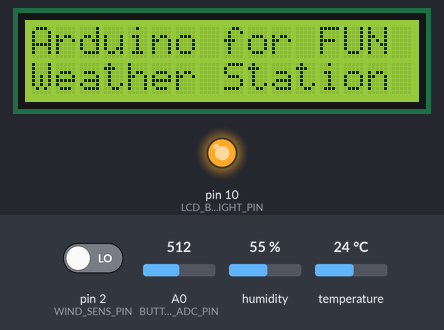
A sketch run on a simulated Arduino Uno, built with avr-gcc and run on an emulated ATmega328P. On the bench: 16×2 character LCD, output pins drawn as LEDs (lit = HIGH). The test bench sets the inputs (shaded band); at power-on: A0 (BUTTON_ADC_PIN) = 512, temperature 24 °C, pin 2 (WIND_SENS_PIN) LOW, humidity 55 %.

Above: at 1.2 s.
1.3 s: A0 (BUTTON_ADC_PIN) set to 416
3.2 s: A0 (BUTTON_ADC_PIN) set to 386
At 5.4 s:
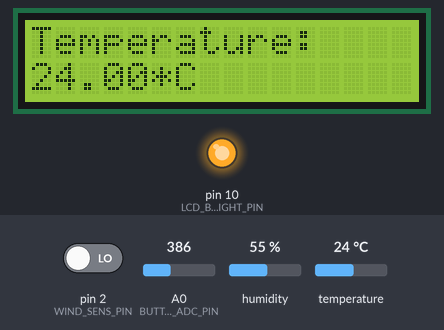
9.2 s: temperature set to 1 °C
At 10.9 s:
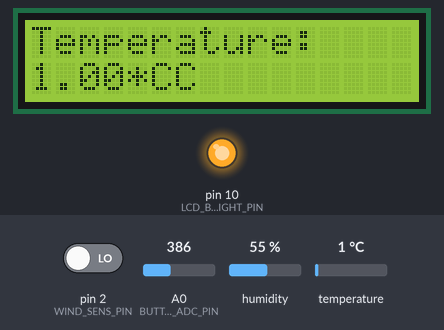
12.5 s: A0 (BUTTON_ADC_PIN) set to 716
At 16.3 s:
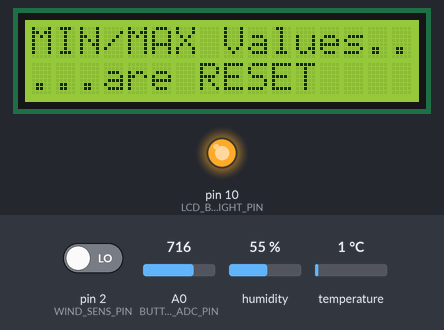
17.0 s: A0 (BUTTON_ADC_PIN) set to 556
18.5 s: A0 (BUTTON_ADC_PIN) set to 533
At 19.6 s:
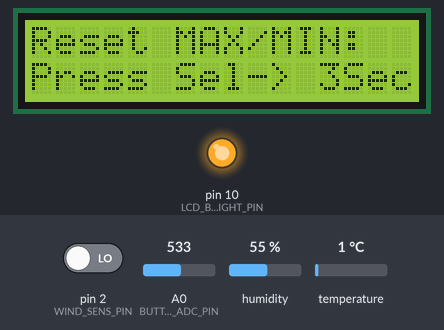
Timing chart, 0 to 21.0 s (numbered marks = the images above; inputs shaded):
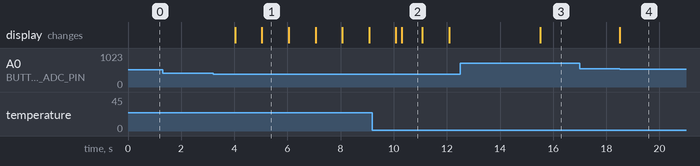

The sketch:

Weather_Station.ino
```cpp
/*
 **********************************
 *** Program by M. Wittemann*******
 ****Projekt started November 2015*
 **********************************
 *
--------------------------------------------------------------------------------------
  Pinout & Description
--------------------------------------------------------------------------------------
                                      +-----+
         +----[PWR]-------------------| USB |--+
         |                            +-----+  |
         |         GND/RST2  [ ][ ]            |
         |       MOSI2/SCK2  [ ][ ]  A5/SCL[ ] |   C5
         |          5V/MISO2 [ ][ ]  A4/SDA[ ] |   C4
         |                             AREF[ ] |
         |                              GND[ ] |
         | [ ]N/C                    SCK/13[ ] |   B5
         | [ ]v.ref                 MISO/12[ ] |   .
         | [ ]RST                   MOSI/11[ ]~|   .
         | [ ]3V3    +---+               10[ ]~|   .
         | [ ]5v     | A |                9[ ]~|   .
         | [ ]GND   -| R |-               8[ ] |   B0
         | [ ]GND   -| D |-                    |
         | [ ]Vin   -| U |-               7[ ] |   D7
         |          -| I |-               6[ ]~|   .
         | [ ]A0    -| N |-               5[ ]~|   .
         | [ ]A1    -| O |-               4[ ] |   .
         | [ ]A2     +---+           INT1/3[ ]~|   .
         | [ ]A3                     INT0/2[ ] |   .
         | [ ]A4/SDA  RST SCK MISO     TX>1[ ] |   .
         | [ ]A5/SCL  [ ] [ ] [ ]      RX<0[ ] |   D0
         |            [ ] [ ] [ ]              |
         |  UNO_R3    GND MOSI 5V  ____________/
          \_______________________/

Pin description:

 --digital Pins--:
 0: Left open for USB connection to PC
 1: Left open for USB connection to PC
 2: Int0 for Windrad
 3: TEMP_SENS_PIN
 4: LCD-DB4
 5: LCD-DB5
 6: LCD-DB6
 7: LCD-DB7
 8: LCD-RS
 9: LCD-Enable
10: LCD-Backlight
11: SoftSerial Rx for BT
12: SoftSerial Tx for BT
13:

 --analog pins--:
 A0: LCD_Buttons
 A1:
 A2:
 A3:
 A4:
 A5:

 ADC voltages for the 5 buttons on analog input pin A0:

    RIGHT:  0.00V :     0 @ 10 bit
    UP:     0.71V :   145 @ 10 bit
    DOWN:   1.61V :   330 @ 10 bit
    LEFT:   2.47V :   506 @ 10 bit
    SELECT: 3.62V :   742 @ 10 bit


/*--------------------------------------------------------------------------------------
  Includes
--------------------------------------------------------------------------------------*/
#include <LiquidCrystal.h>
#include "DHT.h"
#include <SoftwareSerial.h>

/*--------------------------------------------------------------------------------------
  Init the LCD library with the LCD pins to be used, DHT sesor and serial
--------------------------------------------------------------------------------------*/
LiquidCrystal lcd(8, 9, 4, 5, 6, 7);

DHT dht(3, DHT11); // Initialize DHT sensor. first parameter is the pin, second is the model

SoftwareSerial mySerial(11, 12); // Initialize SoftSerial Pins 11=RX, 12=TX

/*--------------------------------------------------------------------------------------
  Defines
--------------------------------------------------------------------------------------*/
//PINS:
#define BUTTON_ADC_PIN            A0  // A0 is the button ADC input
#define LCD_BACKLIGHT_PIN         10  // D10 controls LCD backlight

#define WIND_SENS_PIN             2   // INTO to measure Wind speed
#define TEMP_SENS_PIN             3   // D3 to read data from DHT11

//for Key switch function
#define btnRIGHT  0
#define btnUP     1
#define btnDOWN   2
#define btnLEFT   3
#define btnSELECT 4
#define btnNONE   5

// for LCD Menu Array size
#define LCD_ROWS 5
#define LCD_COLLUMS 3


/*--------------------------------------------------------------------------------------
  global Variables
--------------------------------------------------------------------------------------*/

// For Buttons
int adc_key_in  = 0;

//for Anemometer
const float windFactor = 2.4; //Factor = 2,4 km/h per RPM
const int measureTime = 3;
volatile unsigned int windCounter = 0;
float windSpeed = 0.0;
volatile unsigned long alteZeit=0;


int PinState = 0;         // current state of the Windpin
int lastPinState = 0;     // previous state of the Windpin


int lcd_menu_change = 1234;  //  To check for menu changes, intialize with a value thats not possible the first time arround

float max_temp =0, min_temp = 100;  //for min/max temparature, Set min value to 100 for first compare with actual value
float max_humidity = 0, min_humidity = 1000;    //for min/max humidity, set min value to 100 for first compare with actual value
float max_wind_value =0;  // to store max wind value

float temp_value = 0;    // actual tempereate value
float humidity_value =0; // actual humidity value

//--LCD Menu--

int row, collum = 0;    // to count the state in the menu matrix
int MENU [LCD_ROWS][LCD_COLLUMS] = {{00, 01, 02},{10,11,12},{20,21,22},{30,31,32},{40,41,42}};   // 5 rows and 3 collums for this application, set as defines above, defines for the menues maybe in the future
int last_lcd_key = 1234;    // initialize to impossible value for the first compare
unsigned long oldMenutime = 0;   // to "debouce" button presses to not go to the menues to quick
unsigned long oldbtnSELECTtime =0;  // to calculate the 3 seconds time to delete the strored values
boolean firstpress = true;   // to detect the start of a delete attempt
int menu_state;   // the current state of the menu to be displayed

//--BT Communication

unsigned long oldBTtime = 0; // to check for the 3 seconds timeslot to send BT data
byte sendCmd = 1;   // to send out one value at a time

/*--------------------------------------------------------------------------------------
  Functions
--------------------------------------------------------------------------------------*/

void get_max_min_temp(float temp)  // Store maximum and minumum temparture values ever
{
 if(temp > max_temp)
   {
    max_temp = temp; // Save the biggest temerature value
   }
  if(min_temp > temp)
   {
    min_temp = temp; // Save the biggest temerature value
   }
}

void get_max_min_humidity(float humidity)  // Store maximum and minumum temparture values ever
{
 if(humidity > max_humidity)
   {
    max_humidity = humidity; // Save the biggest temerature value
   }
  if(min_humidity > humidity)
   {
    min_humidity = humidity; // Save the biggest temerature value
   }
}

void get_max_wind(float wind)   // Store maximum wind speed ever
{
 if(wind > max_wind_value)
   {
    max_wind_value = wind; // Save the biggest temerature value
   }
}

void read_WIND_Speed()            // read Wind counts via GPIO and calculate Wind Speed
{
  PinState = digitalRead(WIND_SENS_PIN);    // read the pushbutton input pin

  if (PinState != lastPinState)     // compare the pinState to its previous state
  {
    if (PinState == HIGH)    // the it went from low to HIGH
    {
      windCounter++;    // if the state has changed, increment the counter
    }
   else   // if the current state is LOW then the button wend from on to off:
   {
    // Do nothing
   }
    delay(20);  // Delay a little bit to avoid bouncing
  }
  lastPinState = PinState; // save the current state as the last state,for next time through the loop

 int messZeit = 1000 * measureTime;          // Measurement window for the calulation of the Reed contact
 if((millis() - alteZeit) >= messZeit)      // only if measurement time is reached calculate a new value
 {
    windSpeed = (float)windCounter / measureTime * windFactor;
    alteZeit = millis(); // remember last time arround
    windCounter = 0;   //reset Wind Counter for next measurement
 }

}

int read_LCD_buttons()    // read the buttons
{
    adc_key_in = analogRead(BUTTON_ADC_PIN);       // read the value from the sensor

    // buttons  are centered at these values: 0, 145, 330, 506, 742
    // add approx 50 to those values and check to see if we are close

    if (adc_key_in > 1000)   // We make this the 1st option for speed reasons since it will be the most likely result
    {
      return btnNONE;
    }
    if (adc_key_in < 50)
    {
      return btnRIGHT;
    }
    if (adc_key_in < 200)
    {
      return btnUP;
    }
    if (adc_key_in < 400)
    {
      return btnDOWN;
    }
    if (adc_key_in < 550)
    {
      return btnLEFT;
    }
    if (adc_key_in < 800)
    {
      return btnSELECT;
    }
    return btnNONE;                // when all others fail, return this.
}

void readButtons()
{
 int lcd_key = 0;
 unsigned long MenuTime=1000;       // wait for 1 sec before read the next botton press
 lcd_key = read_LCD_buttons();         // read the buttons

  switch (lcd_key)  // Button Menue to set the values in the LCD Array
  {
       case btnRIGHT:
       {
        if((millis() - oldMenutime) >= MenuTime)              // only if the 1 second wait is over switch to the next menu
        {
         collum++;
         oldMenutime = millis(); // remember last time arround
        }
        if(collum > 2)
        {
         collum = 0;  // Avoid overflow...
        }
        if(row == 4)  //...and in the special case of the delete menu dont go right with a button press
        {
          collum = 0;
        }
        break;
       }
       case btnLEFT:
       {
        if((millis() - oldMenutime) >= MenuTime)              // only if the 1 second wait is over switch to the next menu
        {
         collum--;
         oldMenutime = millis(); // remember last time arround
        }
        if(collum < 0)
        {
         collum = 0;
        }
       break;
       }
       case btnUP:
       {
        if((millis() - oldMenutime) >= MenuTime)              // only if the 1 second wait is over switch to the next menu
        {
         row--;
         collum = 0; //If up down is pressed in Sub Menu go to main menu
         oldMenutime = millis(); // remember last time arround
        }
        if(row < 0)
        {
          row = 4;
        }
        break;
       }
       case btnDOWN:
       {
        if((millis() - oldMenutime) >= MenuTime)              // only if the 1 second wait is over switch to the next menu
        {
         row++;
         collum = 0; //If up down is pressed in Sub Menu go to main menu
         oldMenutime = millis(); // remember last time arround
        }
        if(row > 4)
        {
          row=0;
        }
        break;
       }
       case btnSELECT:
       {
        if(firstpress == true)
        {
         oldbtnSELECTtime = millis(); // Save last time here
         firstpress = false;
        }
        if(((millis() - oldbtnSELECTtime) >= 3000) && (menu_state == 40))             // Delete values only if button is pressed for 3 seconds and we are in the delete menu
        {
         //delete min/Max values here
         max_temp =0;
         min_temp =100;
         max_humidity = 0;
         min_humidity = 1000;
         max_wind_value =0;
         oldbtnSELECTtime = millis(); // Save last time here
         firstpress = true;   // set firstpress for next go arround
         collum++;  // show confirmation screen
        }
        break;
       }
       case btnNONE:
       {
        firstpress = true;  // set firstpress for delete with select key if the botton was not pressed for 3 seconds
       }
   }
}

void showMenu()
{
  menu_state = MENU [row][collum];
        //Serial.println("Menu:");
        //Serial.println(menu_state);
  switch(menu_state)
  {
    case 00:
    {
    if(menu_state != lcd_menu_change)
     {
      clearLCD();
      lcd_menu_change = menu_state;
     }
      lcd.setCursor(0,0);             // set the LCD cursor   position
      lcd.print("Arduino for FUN");
      lcd.setCursor(0,1);             // move to the begining of the second line
      lcd.print("Weather Station");
     break;
    }
    case 01:
    {
     if(menu_state != lcd_menu_change)
     {
      clearLCD();
      lcd_menu_change = menu_state;
     }
     lcd.setCursor(0,0);             // set the LCD cursor   position
     lcd.print("Control: ");
     lcd.setCursor(0,1);             // move to the begining of the second line
     lcd.print("UP DOWN <- ->");
     break;
    }
    case 02:
    {
     if(menu_state != lcd_menu_change)
     {
      clearLCD();
      lcd_menu_change = menu_state;
     }
     lcd.setCursor(0,0);             // set the LCD cursor   position
     lcd.print("By M.Wittemann");
     lcd.setCursor(0,1);             // move to the begining of the second line
     lcd.print("Rev. 1.3");
     break;
    }
    case 10:
    {
     if(menu_state != lcd_menu_change)
     {
      clearLCD();
      lcd_menu_change = menu_state;
     }
     lcd.setCursor(0,0);             // set the LCD cursor   position
     lcd.print("Wind Speed:");
     lcd.setCursor(0,1);             // move to the begining of the second line
     lcd.print(windSpeed);
     lcd.print(" km/h");
     break;
    }
    case 11:
    {
     if(menu_state != lcd_menu_change)
     {
      clearLCD();
      lcd_menu_change = menu_state;
     }
     lcd.setCursor(0,0);             // set the LCD cursor   position
     lcd.print("Max Wind Speed:");
     lcd.setCursor(0,1);             // move to the begining of the second line
     lcd.print(max_wind_value);
     lcd.print(" km/h");
     break;
    }
    case 12:
    {
     if(menu_state != lcd_menu_change)
     {
     /* clearLCD();
      lcd_menu_change = menu_state;*/
     }
     collum--;
     break;
    }
    case 20:
    {
     if(menu_state != lcd_menu_change)
     {
      clearLCD();
      lcd_menu_change = menu_state;
     }
     lcd.setCursor(0,0);             // set the LCD cursor   position
     lcd.print("Temperature:");
     lcd.setCursor(0,1);             // move to the begining of the second line
     lcd.print(temp_value);
     lcd.print("*C");
     break;
    }
    case 21:
    {
     if(menu_state != lcd_menu_change)
     {
      clearLCD();
      lcd_menu_change = menu_state;
     }
     lcd.setCursor(0,0);             // set the LCD cursor   position
     lcd.print("MAX Temperature:");
     lcd.setCursor(0,1);             // move to the begining of the second line
     lcd.print(max_temp);
     lcd.print("*C");
     break;
    }
    case 22:
    {
     if(menu_state != lcd_menu_change)
     {
      clearLCD();
      lcd_menu_change = menu_state;
     }
     lcd.setCursor(0,0);             // set the LCD cursor   position
     lcd.print("MIN Temperature:");
     lcd.setCursor(0,1);             // move to the begining of the second line
     lcd.print(min_temp);
     lcd.print("*C");
     break;
    }
    case 30:
    {
     if(menu_state != lcd_menu_change)
     {
      clearLCD();
      lcd_menu_change = menu_state;
     }
     lcd.setCursor(0,0);             // set the LCD cursor   position
     lcd.print("Humidity:");
     lcd.setCursor(0,1);             // move to the begining of the second line
     lcd.print(humidity_value);
     lcd.print("%");
     break;
    }
    case 31:
    {
     if(menu_state != lcd_menu_change)
     {
      clearLCD();
      lcd_menu_change = menu_state;
     }
     lcd.setCursor(0,0);             // set the LCD cursor   position
     lcd.print("MAX Humidity:");
     lcd.setCursor(0,1);             // move to the begining of the second line
     lcd.print(max_humidity);               //Min max noch berechnen
     lcd.print("%");
     break;
    }
    case 32:
    {
     if(menu_state != lcd_menu_change)
     {
      clearLCD();
      lcd_menu_change = menu_state;
     }
     lcd.setCursor(0,0);             // set the LCD cursor   position
     lcd.print("MIN Humidity:");
     lcd.setCursor(0,1);             // move to the begining of the second line
     lcd.print(min_humidity);               //Min max noch berechnen
     lcd.print("%");
     break;
    }
    case 40:
    {
     if(menu_state != lcd_menu_change)
     {
      clearLCD();
      lcd_menu_change = menu_state;
     }
     lcd.setCursor(0,0);             // set the LCD cursor   position
     lcd.print("Reset MAX/MIN:");
     lcd.setCursor(0,1);             // move to the begining of the second line
     lcd.print("Press Sel-> 3Sec");               //Min max noch berechnen
     break;
    }
    case 41:
    {
     if(menu_state != lcd_menu_change)
     {
      clearLCD();
      lcd_menu_change = menu_state;
     }
     lcd.setCursor(0,0);             // set the LCD cursor   position
     lcd.print("MIN/MAX Values...");
     lcd.setCursor(0,1);             // move to the begining of the second line
     lcd.print("...are RESET");               //Min max noch berechnen
     break;
    }
    case 42:
    {
     if(menu_state != lcd_menu_change)
     {
     /* clearLCD();
      lcd_menu_change = menu_state;*/
     }
     collum--;
     break;
    }
    default:
    {
     //Do nothing
    }
  }
}

void clearLCD()      // Clear the LCD
{
 lcd.setCursor(0,0);             // set the LCD cursor   position
 lcd.print("                ");
 lcd.setCursor(0,1);             // set the LCD cursor   position
 lcd.print("                ");
}

void BTcomm()   // for BT communication
{
 byte cmd = 0;       // store received data
 int flag = 0;        // make sure that you return the state only once
 unsigned long BTsendTime = 500 ;

 if(mySerial.available() > 0)  //if some data is sent, read it and save it in the state variable
 {
  cmd = mySerial.read();
  flag=0;
 }
 if (cmd == 'e')  // if the command is "e" then erase all values
 {
   max_temp =0;
   min_temp =100;
   max_humidity = 0;
   min_humidity = 1000;
   max_wind_value =0;
 }

  if((millis() - oldBTtime) > BTsendTime)  // Send out one value after the other every 0.5 second
  {
   if(sendCmd == 1)
   {
    mySerial.write(1);
    mySerial.println(windSpeed);
    sendCmd = 2;
    delay(100);
   }
   else if(sendCmd == 2)
   {
    mySerial.write(2);
    mySerial.println(max_wind_value);
    sendCmd = 3;
    delay(100);
   }
   else if(sendCmd == 3)
   {
    mySerial.write(3);
    mySerial.println(temp_value);
    sendCmd = 4;
    delay(100);
   }
   else if(sendCmd == 4)
   {
    mySerial.write(4);
    mySerial.println(max_temp);
    sendCmd = 5;
    delay(100);
   }
   else if(sendCmd == 5)
   {
    mySerial.write(5);
    mySerial.println(min_temp);
    sendCmd = 6;
    delay(100);
   }
   else if(sendCmd == 6)
   {
    mySerial.write(6);
    mySerial.println(humidity_value);
    sendCmd = 7;
    delay(100);
   }
   else if(sendCmd == 7)
   {
    mySerial.write(7);
    mySerial.println(max_humidity);
    sendCmd = 8;
    delay(100);
   }
   else if(sendCmd == 8)
   {
    mySerial.write(8);
    mySerial.println(min_humidity);
    sendCmd = 1;
    delay(100);
   }
   oldBTtime = millis();
  }

}
/*--------------------------------------------------------------------------------------
  setup()
  Called by the Arduino framework once, before the main loop begins
--------------------------------------------------------------------------------------*/

void setup() {

   lcd.begin(16, 2);   // set up the LCD's number of columns and rows and start the library

   dht.begin();   // Setup the Temperaute and humidity sensor

   Serial.begin(9600);   // Setup the serial debug connection

   pinMode(LCD_BACKLIGHT_PIN,OUTPUT);
   digitalWrite(LCD_BACKLIGHT_PIN,HIGH);
   pinMode(WIND_SENS_PIN, INPUT);

   mySerial.begin(115200);
}

/*--------------------------------------------------------------------------------------
  Arduino main loop
--------------------------------------------------------------------------------------*/
void loop()
{
/*--------------------------------------------------------------------------------------
  local Variables
--------------------------------------------------------------------------------------*/

//--------------Function calls------------------------------------

   temp_value = dht.readTemperature(); //read Temparature value from sensor
   humidity_value = dht.readHumidity(); //read humidity value from sensor
   read_WIND_Speed();                   // read wind speed from GPIO Pin
       //read_WIND_Speed_INT();             // read wind speed with Interrupt function, which one is better???
       //lcd_key = read_LCD_buttons();         // read the buttons , weg für Menu test

   get_max_min_temp(temp_value);         // check for min and max temperature values
   get_max_wind(windSpeed);              // Check for max speed
   get_max_min_humidity(humidity_value); // check for min and max humidity values

   readButtons();
   showMenu();

   BTcomm();      // Send and receive data via HC06 BT module
}

// ---->End of Code

/*/Debug
              Serial.println(lcd_key);
              Serial.println(lcd_menu_change);
              */

/* -----Unsued functions-----

void read_WIND_Speed_INT()            // Einlesen der Wind counts über ISR und umrechnen in Wind Speed
{
   //Werte für den Windmesser
   windCounter = 0;
   attachInterrupt(digitalPinToInterrupt(WIND_SENS_PIN), countWind, RISING);    //Zähl-Interrupt aktiviere
   delay(1000 * measureTime);    //Abwarten Messzeitraums
   detachInterrupt(digitalPinToInterrupt(WIND_SENS_PIN));    //Zähl-Interrupt deaktivieren

   windSpeed = ((float)windCounter / (float)measureTime) * windFactor;

}


/*--------------------------------------------------------------------------------------
  Interrupt Service Routine
--------------------------------------------------------------------------------------

void countWind()
{
 volatile unsigned long alteZeit=0, entprellZeit=20;   // Zum entprellen des READ Kontaktes
 if((millis() - alteZeit) > entprellZeit)              // nur wenn Entprellzeit überschritten wieder einen Schaltvorgang zählen
 {
    windCounter ++;
    alteZeit = millis(); // letzte Schaltzeit merken
 }
   //Serial.println("***windCounter***");
   //Serial.println(windCounter);
}

 */
```

Measured:
- the behaviour switches between 400 and 399 on A0 (BUTTON_ADC_PIN) (found by bisection; images 0 and 1)
- the behaviour switches between 550 and 549 on A0 (BUTTON_ADC_PIN) (found by bisection; images 3 and 4)
- after the input at 1.3 s, every drawn part: stays the same
- after the input at 3.2 s, the display: first changes after 0.83 s (image 1 shows a later state)
- after the input at 9.2 s, the display: first differs from a run without the input after 1.1 s (image 2)
- after the input at 12.5 s, the display: changes after 3.0 s (image 3)
- after the input at 17.0 s, every drawn part: stays the same
- after the input at 18.5 s, the display: changes at once (image 4)
- what the display in image 1 shows lasts 1.1 s, from 5.0 s to 6.1 s
